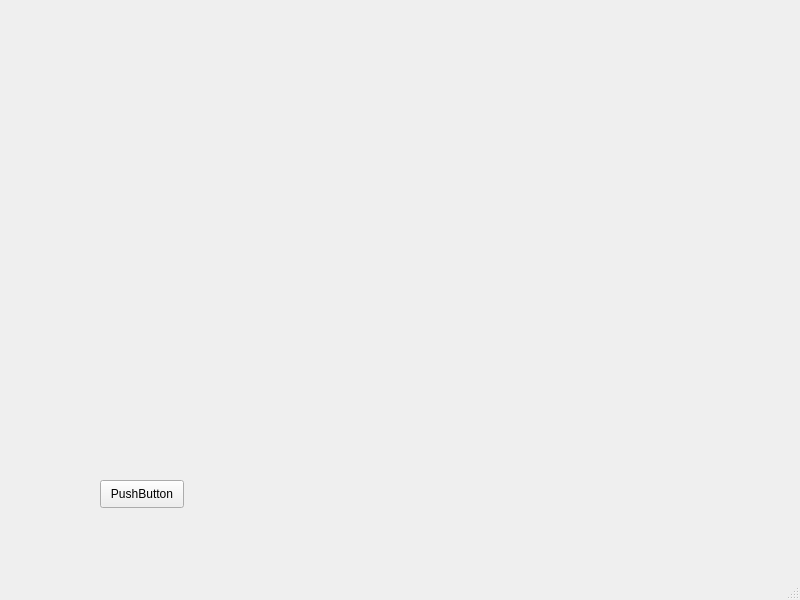
<?xml version="1.0" encoding="UTF-8"?>
<ui version="4.0">
 <class>MainWindow</class>
 <widget class="QMainWindow" name="MainWindow">
  <property name="geometry">
   <rect>
    <x>0</x>
    <y>0</y>
    <width>800</width>
    <height>600</height>
   </rect>
  </property>
  <property name="windowTitle">
   <string>MainWindow</string>
  </property>
  <widget class="QWidget" name="centralwidget">
   <widget class="QPushButton" name="pushButton">
    <property name="geometry">
     <rect>
      <x>100</x>
      <y>480</y>
      <width>84</width>
      <height>28</height>
     </rect>
    </property>
    <property name="text">
     <string>PushButton</string>
    </property>
   </widget>
  </widget>
  <widget class="QMenuBar" name="menubar">
   <property name="geometry">
    <rect>
     <x>0</x>
     <y>0</y>
     <width>800</width>
     <height>25</height>
    </rect>
   </property>
  </widget>
  <widget class="QStatusBar" name="statusbar"/>
 </widget>
 <resources/>
 <connections/>
</ui>
